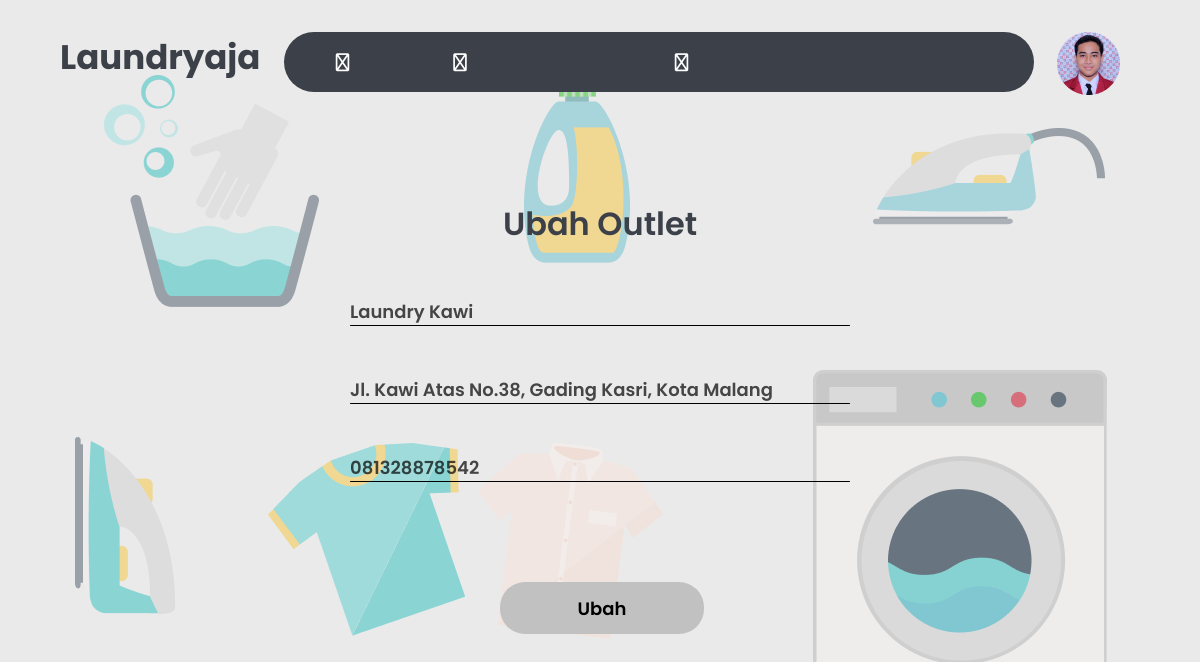
The page /owner/ubah_outlet.php?id=1 on the database its author committed.
### tables this page shows
CREATE TABLE `outlet` (
  `id_outlet` int(11) NOT NULL,
  `nama` varchar(100) NOT NULL,
  `alamat` text NOT NULL,
  `tlp` varchar(15) NOT NULL,
  `id_owner` int(11) NOT NULL
);

### owner/ubah_outlet.php (the view, shortened to what this page needs)
<?php
    include 'navbar.php';
?>
<!DOCTYPE html>
<html lang="en">
<head>
    <link rel="stylesheet" href="../assets/css/style-ubah-outlet2.css">
</head>
<body>
    <div class="container">
        <div class="login">
            <div class="login-logo">
                <h2>Ubah Outlet</h2>
            </div>
            <?php
            include "../koneksi.php";
            $qry_get_outlet = mysqli_query($conn, "select * from outlet where id_outlet = '" . $_GET['id'] . "'");
            $dt_outlet = mysqli_fetch_array($qry_get_outlet);
            ?>
            <div class="login-form">
                <form action="proses_ubah_outlet.php" method="post">
                    <input type="text" id="name" name="nama" value="<?= $dt_outlet['nama'] ?>">
                    <div class="line-dark"></div>
                    <input type="text" id="address" name="alamat" value="<?= $dt_outlet['alamat'] ?>"><br>
                    <div class="line-dark"></div>
                    <input type="text" id="telp" name="tlp" value="<?= $dt_outlet['tlp'] ?>"><br>
                    <div class="line-dark"></div>
                    <input type="submit" id="login" value="Ubah">
                </form>
            </div>
        </div>
    </div>
</body>
</html>

### assets/css/style-navbar-owner.css (style rules this page uses)
* { margin: 0; padding: 0; box-sizing: border-box; font-family: 'poppins'; }
.container { width: 90%; margin: 0 auto; }
body { background-image: url(../img/Login.png); }

### assets/css/style-ubah-outlet2.css (style rules this page uses)
* { margin: 0; padding: 0; box-sizing: border-box; font-family: 'poppins'; }
.container { width: 90%; margin: 0 auto; }
body { background-image: url(../img/Login.png); }
.login { margin: 120px 0; }
.login-logo { display: flex; justify-content: center; }
.login-logo h2 { font-size: 32px; font-weight: 600; color: #3C4048; }
.login-form { margin: 50px 0; display: flex; justify-content: center; }
.login-form #name { width: 500px; font-size: 18px; font-weight: 600; opacity: 70%; border-style: none; background: none; }
.login-form #address { width: 500px; margin-top: 50px; font-size: 18px; font-weight: 600; opacity: 70%; border-style: none; background: none; }
.login-form #telp { width: 500px; margin-top: 50px; font-size: 18px; font-weight: 600; opacity: 70%; border-style: none; background: none; }
.login-form #login { margin-left: 150px; margin-top: 100px; font-size: 18px; font-weight: 600; border-style: none; border-radius: 25px; background-color: #c1c1c1; width: 204px; height: 52px; cursor: pointer; }
.line-dark { width: 500px; height: 1px; background-color: #000; border-radius: 50px; }

### rows shown on the page
outlet: nama "Laundry Kawi", alamat "Jl. Kawi Atas No.38, Gading Kasri, Kota Malang", tlp "081328878542"
